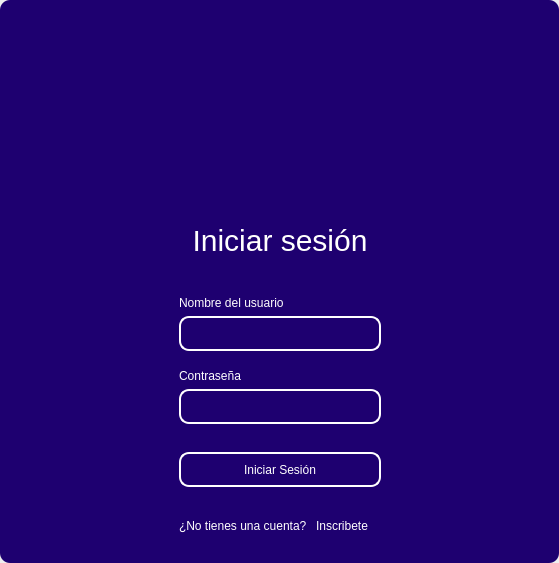
<?xml version="1.0" encoding="UTF-8"?>
<ui version="4.0">
 <class>MainWindow</class>
 <widget class="QMainWindow" name="MainWindow">
  <property name="geometry">
   <rect>
    <x>0</x>
    <y>0</y>
    <width>559</width>
    <height>563</height>
   </rect>
  </property>
  <property name="windowTitle">
   <string>MainWindow</string>
  </property>
  <property name="styleSheet">
   <string notr="true"/>
  </property>
  <widget class="QWidget" name="centralwidget">
   <property name="styleSheet">
    <string notr="true"/>
   </property>
   <layout class="QVBoxLayout" name="verticalLayout">
    <property name="spacing">
     <number>0</number>
    </property>
    <property name="leftMargin">
     <number>0</number>
    </property>
    <property name="topMargin">
     <number>0</number>
    </property>
    <property name="rightMargin">
     <number>0</number>
    </property>
    <property name="bottomMargin">
     <number>0</number>
    </property>
    <item>
     <widget class="QFrame" name="frame">
      <property name="enabled">
       <bool>true</bool>
      </property>
      <property name="styleSheet">
       <string notr="true">
QFrame {

border-radius:10px;
background-color:#1E0070;
 }
</string>
      </property>
      <property name="frameShape">
       <enum>QFrame::StyledPanel</enum>
      </property>
      <property name="frameShadow">
       <enum>QFrame::Raised</enum>
      </property>
      <layout class="QVBoxLayout" name="verticalLayout_2">
       <item>
        <widget class="QFrame" name="frame_superior">
         <property name="minimumSize">
          <size>
           <width>0</width>
           <height>40</height>
          </size>
         </property>
         <property name="maximumSize">
          <size>
           <width>16777215</width>
           <height>40</height>
          </size>
         </property>
         <property name="styleSheet">
          <string notr="true">QPushButton{
border-radius:18px;
}

QPushButton:hover{
	background-color: rgb(0, 0, 0);
}
</string>
         </property>
         <property name="frameShape">
          <enum>QFrame::StyledPanel</enum>
         </property>
         <property name="frameShadow">
          <enum>QFrame::Raised</enum>
         </property>
         <layout class="QHBoxLayout" name="horizontalLayout_3">
          <property name="spacing">
           <number>4</number>
          </property>
          <property name="leftMargin">
           <number>0</number>
          </property>
          <property name="topMargin">
           <number>0</number>
          </property>
          <property name="rightMargin">
           <number>0</number>
          </property>
          <property name="bottomMargin">
           <number>0</number>
          </property>
          <item>
           <spacer name="horizontalSpacer_2">
            <property name="orientation">
             <enum>Qt::Horizontal</enum>
            </property>
            <property name="sizeHint" stdset="0">
             <size>
              <width>443</width>
              <height>20</height>
             </size>
            </property>
           </spacer>
          </item>
          <item>
           <widget class="QPushButton" name="bt_minimize">
            <property name="minimumSize">
             <size>
              <width>38</width>
              <height>38</height>
             </size>
            </property>
            <property name="maximumSize">
             <size>
              <width>38</width>
              <height>38</height>
             </size>
            </property>
            <property name="text">
             <string/>
            </property>
            <property name="icon">
             <iconset>
              <normaloff>image/minus.svg</normaloff>image/minus.svg</iconset>
            </property>
            <property name="iconSize">
             <size>
              <width>38</width>
              <height>38</height>
             </size>
            </property>
           </widget>
          </item>
          <item>
           <widget class="QPushButton" name="bt_maximize">
            <property name="minimumSize">
             <size>
              <width>38</width>
              <height>38</height>
             </size>
            </property>
            <property name="maximumSize">
             <size>
              <width>38</width>
              <height>38</height>
             </size>
            </property>
            <property name="text">
             <string/>
            </property>
            <property name="icon">
             <iconset>
              <normaloff>image/chevron-up.svg</normaloff>image/chevron-up.svg</iconset>
            </property>
            <property name="iconSize">
             <size>
              <width>38</width>
              <height>38</height>
             </size>
            </property>
           </widget>
          </item>
          <item>
           <widget class="QPushButton" name="bt_normal">
            <property name="minimumSize">
             <size>
              <width>38</width>
              <height>38</height>
             </size>
            </property>
            <property name="maximumSize">
             <size>
              <width>38</width>
              <height>38</height>
             </size>
            </property>
            <property name="text">
             <string/>
            </property>
            <property name="icon">
             <iconset>
              <normaloff>image/chevron-down.svg</normaloff>image/chevron-down.svg</iconset>
            </property>
            <property name="iconSize">
             <size>
              <width>38</width>
              <height>38</height>
             </size>
            </property>
           </widget>
          </item>
          <item>
           <widget class="QPushButton" name="bt_close">
            <property name="minimumSize">
             <size>
              <width>38</width>
              <height>38</height>
             </size>
            </property>
            <property name="maximumSize">
             <size>
              <width>38</width>
              <height>38</height>
             </size>
            </property>
            <property name="text">
             <string/>
            </property>
            <property name="icon">
             <iconset>
              <normaloff>image/x.svg</normaloff>image/x.svg</iconset>
            </property>
            <property name="iconSize">
             <size>
              <width>38</width>
              <height>38</height>
             </size>
            </property>
           </widget>
          </item>
         </layout>
        </widget>
       </item>
       <item>
        <widget class="QFrame" name="frame_3">
         <property name="frameShape">
          <enum>QFrame::StyledPanel</enum>
         </property>
         <property name="frameShadow">
          <enum>QFrame::Raised</enum>
         </property>
         <layout class="QHBoxLayout" name="horizontalLayout_4">
          <item>
           <spacer name="horizontalSpacer_3">
            <property name="orientation">
             <enum>Qt::Horizontal</enum>
            </property>
            <property name="sizeHint" stdset="0">
             <size>
              <width>178</width>
              <height>20</height>
             </size>
            </property>
           </spacer>
          </item>
          <item>
           <layout class="QVBoxLayout" name="verticalLayout_4">
            <item>
             <spacer name="verticalSpacer">
              <property name="orientation">
               <enum>Qt::Vertical</enum>
              </property>
              <property name="sizeHint" stdset="0">
               <size>
                <width>28</width>
                <height>28</height>
               </size>
              </property>
             </spacer>
            </item>
            <item>
             <widget class="QFrame" name="frame_4">
              <property name="maximumSize">
               <size>
                <width>400</width>
                <height>600</height>
               </size>
              </property>
              <property name="styleSheet">
               <string notr="true">QLabel {
	color: rgb(255, 255, 254);
	font: 12pt &quot;Arial&quot;;
	background-color: rgba(0, 0, 0,0);
}


QLineEdit{
background-color: rgba(0, 0, 0,0);
border-radius:10px; 
font: 12pt &quot;Arial&quot;;
color: rgb(255, 255, 254);
border: 2px solid  rgb(255, 255, 255);

}

QLineEdit:hover{
background-color: rgba(0, 0, 0,0);
border-radius:10px; 
font: 12pt &quot;Arial&quot;;
border: 2px solid  rgb(120, 0, 171);
}

QLineEdit:focus{
background-color: rgb(0, 0, 0);
border-radius:10px; 
font: 12pt &quot;Arial&quot;;
border: 2px solid rgb(120, 0, 171);
}

QCheckBox{
	font: 12pt &quot;Arial&quot;;
	color: rgb(255, 255, 255);
}

QCheckBox::indicator {
    width: 18px;
    height:18px;
}

QCheckBox::indicator:unchecked {
   background-image: url(image/square.svg);
}

QCheckBox::indicator:checked {
   background-image: url(image/check-square.svg);
}

QPushButton{
border-radius:10px; 
font: 12pt &quot;Arial&quot;;
color: rgb(255, 255, 254);
border: 2px solid #ffffff;
}

QPushButton:hover{
border-radius:10px; 
font: 12pt &quot;Arial&quot;;
color: rgb(255, 255, 255);
border: 2px solid rgb(120, 0, 171);
	background-color: rgb(120, 0, 171);
}
</string>
              </property>
              <property name="frameShape">
               <enum>QFrame::StyledPanel</enum>
              </property>
              <property name="frameShadow">
               <enum>QFrame::Raised</enum>
              </property>
              <layout class="QVBoxLayout" name="verticalLayout_3">
               <item>
                <widget class="QLabel" name="label">
                 <property name="minimumSize">
                  <size>
                   <width>100</width>
                   <height>100</height>
                  </size>
                 </property>
                 <property name="maximumSize">
                  <size>
                   <width>16777215</width>
                   <height>50</height>
                  </size>
                 </property>
                 <property name="styleSheet">
                  <string notr="true">font: 16pt &quot;Arial&quot;;
background-color:#1E0070;</string>
                 </property>
                 <property name="text">
                  <string/>
                 </property>
                 <property name="pixmap">
                  <pixmap>../../desktop_local/window/img/icon.png</pixmap>
                 </property>
                 <property name="alignment">
                  <set>Qt::AlignCenter</set>
                 </property>
                </widget>
               </item>
               <item>
                <spacer name="verticalSpacer_3">
                 <property name="orientation">
                  <enum>Qt::Vertical</enum>
                 </property>
                 <property name="sizeHint" stdset="0">
                  <size>
                   <width>20</width>
                   <height>40</height>
                  </size>
                 </property>
                </spacer>
               </item>
               <item>
                <widget class="QLabel" name="label_3">
                 <property name="minimumSize">
                  <size>
                   <width>100</width>
                   <height>100</height>
                  </size>
                 </property>
                 <property name="styleSheet">
                  <string notr="true">font-size: 30px</string>
                 </property>
                 <property name="text">
                  <string>Iniciar sesión</string>
                 </property>
                 <property name="alignment">
                  <set>Qt::AlignCenter</set>
                 </property>
                </widget>
               </item>
               <item>
                <widget class="QLabel" name="label_4">
                 <property name="text">
                  <string>Nombre del usuario</string>
                 </property>
                </widget>
               </item>
               <item>
                <widget class="QLineEdit" name="lineEdit1">
                 <property name="minimumSize">
                  <size>
                   <width>0</width>
                   <height>35</height>
                  </size>
                 </property>
                </widget>
               </item>
               <item>
                <spacer name="verticalSpacer_4">
                 <property name="orientation">
                  <enum>Qt::Vertical</enum>
                 </property>
                 <property name="sizeHint" stdset="0">
                  <size>
                   <width>20</width>
                   <height>40</height>
                  </size>
                 </property>
                </spacer>
               </item>
               <item>
                <widget class="QLabel" name="label_5">
                 <property name="text">
                  <string>Contraseña</string>
                 </property>
                </widget>
               </item>
               <item>
                <widget class="QLineEdit" name="lineEdit2">
                 <property name="minimumSize">
                  <size>
                   <width>0</width>
                   <height>35</height>
                  </size>
                 </property>
                 <property name="maximumSize">
                  <size>
                   <width>16777215</width>
                   <height>16777215</height>
                  </size>
                 </property>
                 <property name="echoMode">
                  <enum>QLineEdit::Password</enum>
                 </property>
                </widget>
               </item>
               <item>
                <spacer name="verticalSpacer_5">
                 <property name="orientation">
                  <enum>Qt::Vertical</enum>
                 </property>
                 <property name="sizeHint" stdset="0">
                  <size>
                   <width>20</width>
                   <height>40</height>
                  </size>
                 </property>
                </spacer>
               </item>
               <item>
                <spacer name="verticalSpacer_6">
                 <property name="orientation">
                  <enum>Qt::Vertical</enum>
                 </property>
                 <property name="sizeHint" stdset="0">
                  <size>
                   <width>20</width>
                   <height>40</height>
                  </size>
                 </property>
                </spacer>
               </item>
               <item>
                <widget class="QPushButton" name="pushButton">
                 <property name="minimumSize">
                  <size>
                   <width>0</width>
                   <height>35</height>
                  </size>
                 </property>
                 <property name="cursor">
                  <cursorShape>PointingHandCursor</cursorShape>
                 </property>
                 <property name="text">
                  <string>Iniciar Sesión</string>
                 </property>
                </widget>
               </item>
               <item>
                <spacer name="verticalSpacer_7">
                 <property name="orientation">
                  <enum>Qt::Vertical</enum>
                 </property>
                 <property name="sizeHint" stdset="0">
                  <size>
                   <width>20</width>
                   <height>40</height>
                  </size>
                 </property>
                </spacer>
               </item>
               <item>
                <layout class="QHBoxLayout" name="horizontalLayout_2"/>
               </item>
               <item>
                <spacer name="verticalSpacer_8">
                 <property name="orientation">
                  <enum>Qt::Vertical</enum>
                 </property>
                 <property name="sizeHint" stdset="0">
                  <size>
                   <width>20</width>
                   <height>40</height>
                  </size>
                 </property>
                </spacer>
               </item>
               <item>
                <layout class="QHBoxLayout" name="horizontalLayout">
                 <item>
                  <widget class="QLabel" name="label_2">
                   <property name="text">
                    <string>¿No tienes una cuenta? </string>
                   </property>
                  </widget>
                 </item>
                 <item>
                  <widget class="QPushButton" name="btn_register">
                   <property name="cursor">
                    <cursorShape>PointingHandCursor</cursorShape>
                   </property>
                   <property name="styleSheet">
                    <string notr="true">QPushButton{
border-radius:10px; 
font: 12pt &quot;Arial&quot;;
color: rgb(255, 255, 254);
border: None;
background-color: None;
}

QPushButton:hover{
border-radius:10px; 
font: 12pt &quot;Arial&quot;;
color: rgb(117, 0, 175);
border: None;
background-color: None;
}
</string>
                   </property>
                   <property name="text">
                    <string>Inscribete</string>
                   </property>
                  </widget>
                 </item>
                 <item>
                  <spacer name="horizontalSpacer">
                   <property name="orientation">
                    <enum>Qt::Horizontal</enum>
                   </property>
                   <property name="sizeHint" stdset="0">
                    <size>
                     <width>40</width>
                     <height>20</height>
                    </size>
                   </property>
                  </spacer>
                 </item>
                </layout>
               </item>
              </layout>
             </widget>
            </item>
            <item>
             <spacer name="verticalSpacer_2">
              <property name="orientation">
               <enum>Qt::Vertical</enum>
              </property>
              <property name="sizeHint" stdset="0">
               <size>
                <width>20</width>
                <height>40</height>
               </size>
              </property>
             </spacer>
            </item>
           </layout>
          </item>
          <item>
           <spacer name="horizontalSpacer_4">
            <property name="orientation">
             <enum>Qt::Horizontal</enum>
            </property>
            <property name="sizeHint" stdset="0">
             <size>
              <width>177</width>
              <height>20</height>
             </size>
            </property>
           </spacer>
          </item>
         </layout>
        </widget>
       </item>
      </layout>
     </widget>
    </item>
   </layout>
  </widget>
 </widget>
 <resources/>
 <connections/>
</ui>
